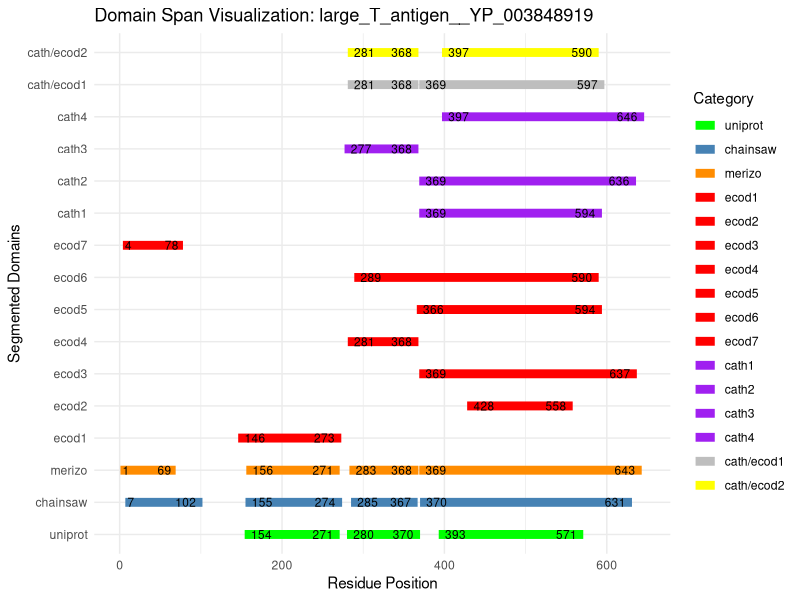
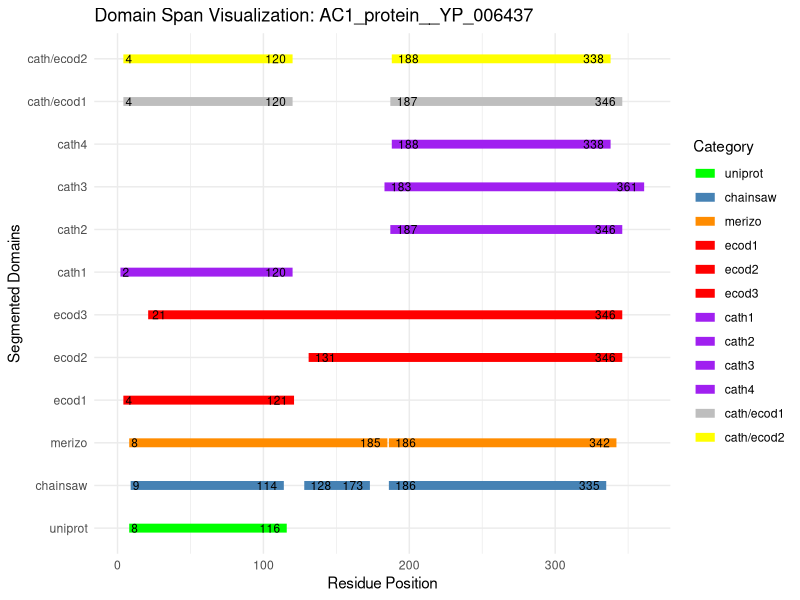
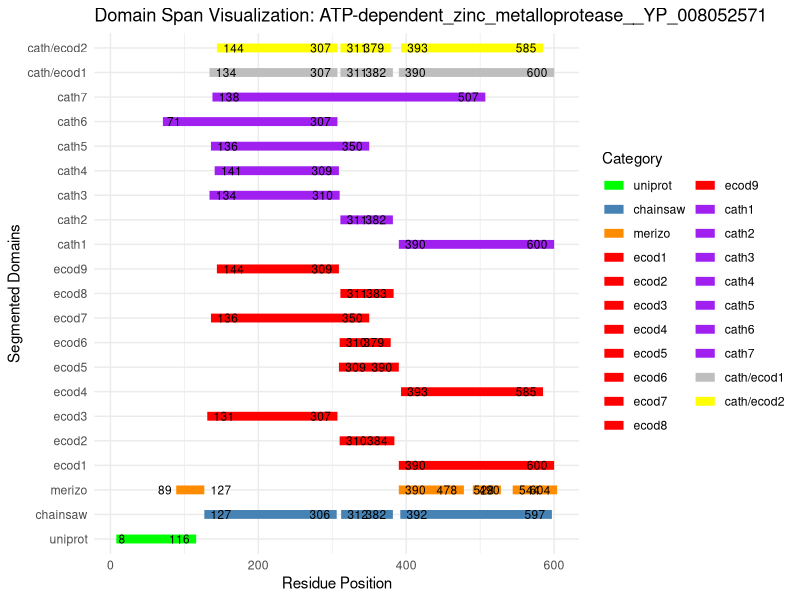
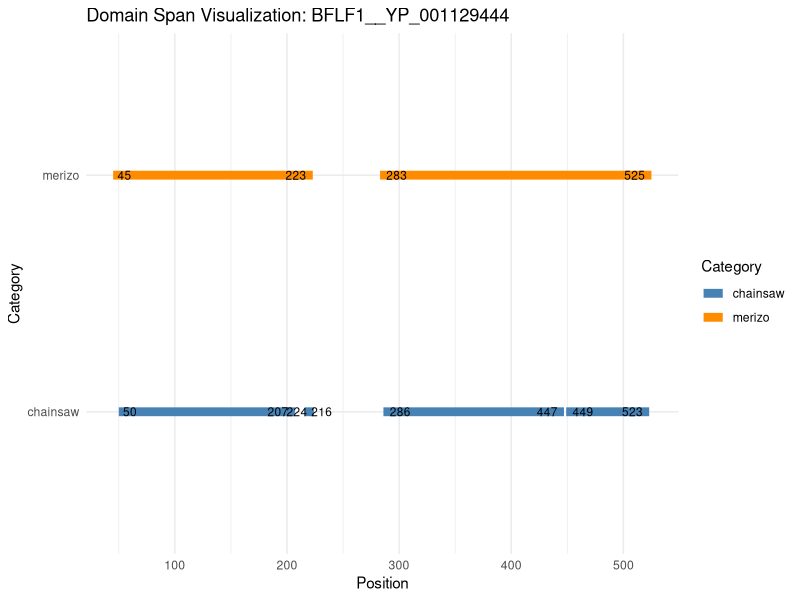

R code for these plots, in order:
## ---- chunk 1
# Load necessary libraries
library(ggplot2)

## ---- chunk 2
# large_T_antigen__YP_003848919__Human_polyomavirus_6__746830.pdb

# Define span data
chainsaw_spans <- data.frame(Category = 'chainsaw', Start = c(7, 155, 285, 370), End = c(102, 274, 367, 631))
merizo_spans <- data.frame(Category = 'merizo', Start = c(1, 156, 283, 369), End = c(69, 271, 368, 643))
uniprot_spans <- data.frame(Category = 'uniprot', Start = c(154, 280, 393), End = c(271, 370, 571))
ecod_spans <- data.frame(Category = paste0('ecod', 1:7), Start = c(146, 428, 369, 281, 366, 289, 4), End = c(273, 558, 637, 368, 594, 590, 78))
cath_spans <- data.frame(Category = paste0('cath', 1:4), Start = c(369, 369, 277, 397), End = c(594, 636, 368, 646))
cath_ecod_spans2 <- data.frame(Category = 'cath/ecod2', Start = c(281,397), End = c(368,590))
cath_ecod_spans1 <- data.frame(Category = 'cath/ecod1', Start = c(281,369 ), End = c(368,597))

# Combine all data
all_spans <- rbind(uniprot_spans, chainsaw_spans, merizo_spans, ecod_spans, cath_spans, cath_ecod_spans1, cath_ecod_spans2)

all_spans$Category <- factor(all_spans$Category, 
                             levels = c('uniprot', 'chainsaw', 'merizo', 
                                        paste0('ecod', 1:7), paste0('cath', 1:4), 'cath/ecod1', 'cath/ecod2'))

# Define colors for each category
colors <- c(
  'chainsaw' = 'steelblue',
  'merizo' = 'darkorange',
  'uniprot' = 'green',
  'ecod1' = 'red', 'ecod2' = 'red', 'ecod3' = 'red', 'ecod4' = 'red', 'ecod5' = 'red', 'ecod6' = 'red', 'ecod7' = 'red',
  'cath1' = 'purple', 'cath2' = 'purple', 'cath3' = 'purple', 'cath4' = 'purple',
  'cath/ecod1' = 'gray',
  'cath/ecod2' = 'yellow'
)



# Plot the data
ggplot(all_spans, aes(x = Start, xend = End, y = Category, yend = Category, color = Category)) +
  geom_segment(size = 3) +
  geom_text(aes(label = Start, x = Start), hjust = -0.3, color = 'black', size = 3) +
  geom_text(aes(label = End, x = End), hjust = 1.3, color = 'black', size = 3) +
  scale_color_manual(values = colors) +
  theme_minimal() +
  labs(title = 'Domain Span Visualization: large_T_antigen__YP_003848919',
       x = 'Residue Position',
       y = 'Segmented Domains')


## ---- chunk 3
#AC1_protein__YP_006437__Papaya_leaf_curl_Guandong_virus__271479.pdb (acvd)

chainsaw_spans <- data.frame(Category = 'chainsaw', Start = c(9, 128, 186), End = c(114, 173, 335))
merizo_spans <- data.frame(Category = 'merizo', Start = c(8, 186), End = c(185, 342))
uniprot_spans <- data.frame(Category = 'uniprot', Start = c(8), End = c(116))
ecod_spans <- data.frame(Category = paste0('ecod', 1:3), Start = c(4, 131, 21), End = c(121, 346, 346))
cath_spans <- data.frame(Category = paste0('cath', 1:4), Start = c(2, 187, 183, 188), End = c(120, 346, 361, 338))
cath_ecod_spans2 <- data.frame(Category = 'cath/ecod2', Start = c(4,188), End = c(120,338))
cath_ecod_spans1 <- data.frame(Category = 'cath/ecod1', Start = c(4,187 ), End = c(120, 346))

# Combine all data
all_spans <- rbind(uniprot_spans, chainsaw_spans, merizo_spans, ecod_spans, cath_spans, cath_ecod_spans1, cath_ecod_spans2)

all_spans$Category <- factor(all_spans$Category, 
                             levels = c('uniprot', 'chainsaw', 'merizo', 
                                        paste0('ecod', 1:3 ), paste0('cath', 1:4), 'cath/ecod1', 'cath/ecod2'))

colors <- c(
  'chainsaw' = 'steelblue',
  'merizo' = 'darkorange',
  'uniprot' = 'green',
  'ecod1' = 'red', 'ecod2' = 'red', 'ecod3' = 'red', 'ecod4' = 'red', 'ecod5' = 'red', 'ecod6' = 'red', 'ecod7' = 'red',
  'cath1' = 'purple', 'cath2' = 'purple', 'cath3' = 'purple', 'cath4' = 'purple',
    'cath/ecod1' = 'gray',
  'cath/ecod2' = 'yellow'
)

# Plot the data
ggplot(all_spans, aes(x = Start, xend = End, y = Category, yend = Category, color = Category)) +
  geom_segment(size = 3) +
  geom_text(aes(label = Start, x = Start), hjust = -0.3, color = 'black', size = 3) +
  geom_text(aes(label = End, x = End), hjust = 1.3, color = 'black', size = 3) +
  scale_color_manual(values = colors) +
  theme_minimal() +
  labs(title = 'Domain Span Visualization: AC1_protein__YP_006437',
       x = 'Residue Position',
       y = 'Segmented Domains')
## ---- chunk 4
# ATP-dependent_zinc_metalloprotease__YP_008052571__Phaeocystis_globosa_virus__251749.pdb (afzm)

chainsaw_spans <- data.frame(Category = 'chainsaw', Start = c(127, 312, 392), End = c(306, 382, 597))
merizo_spans <- data.frame(Category = 'merizo', Start = c(127, 390, 490, 544), End = c(89, 478, 528, 604)) ##THERE IS A DISCONTINUOUS DOMAIN HERE
uniprot_spans <- data.frame(Category = 'uniprot', Start = c(8), End = c(116))
ecod_spans <- data.frame(Category = paste0('ecod', 1:9), Start = c(390, 310, 131, 393, 309, 310, 136, 311, 144), End = c(600, 384, 307, 585, 390, 379, 350, 383, 309))
cath_spans <- data.frame(Category = paste0('cath', 1:7), Start = c(390, 311, 134, 141, 136, 71, 138), End = c(600, 382, 310, 309, 350, 307, 507))

cath_ecod_spans2 <- data.frame(Category = 'cath/ecod2', Start = c(144, 311, 393), End = c(307,379,585))
cath_ecod_spans1 <- data.frame(Category = 'cath/ecod1', Start = c(134,311,390), End = c(307,382,600))

# Combine all data
all_spans <- rbind(uniprot_spans, chainsaw_spans, merizo_spans, ecod_spans, cath_spans, cath_ecod_spans1, cath_ecod_spans2)

all_spans$Category <- factor(all_spans$Category, 
                             levels = c('uniprot', 'chainsaw', 'merizo', 
                                        paste0('ecod', 1:9 ), paste0('cath', 1:7), 'cath/ecod1', 'cath/ecod2'))

colors <- c(
  'chainsaw' = 'steelblue',
  'merizo' = 'darkorange',
  'uniprot' = 'green',
  'ecod1' = 'red', 'ecod2' = 'red', 'ecod3' = 'red', 'ecod4' = 'red', 'ecod5' = 'red', 'ecod6' = 'red', 'ecod7' = 'red', 'ecod8' = 'red',  'ecod9' = 'red',
  'cath1' = 'purple', 'cath2' = 'purple', 'cath3' = 'purple', 'cath4' = 'purple',  'cath5' = 'purple', 'cath6' = 'purple', 'cath7' = 'purple',
      'cath/ecod1' = 'gray',
  'cath/ecod2' = 'yellow'
  
)

# Plot the data
ggplot(all_spans, aes(x = Start, xend = End, y = Category, yend = Category, color = Category)) +
  geom_segment(size = 3) +
  geom_text(aes(label = Start, x = Start), hjust = -0.3, color = 'black', size = 3) +
  geom_text(aes(label = End, x = End), hjust = 1.3, color = 'black', size = 3) +
  scale_color_manual(values = colors) +
  theme_minimal() +
  labs(title = 'Domain Span Visualization: ATP-dependent_zinc_metalloprotease__YP_008052571',
       x = 'Residue Position',
       y = 'Segmented Domains')
## ---- chunk 5
#BFLF1__YP_001129444 (agrk)
#Note: CATH and ECOD did not generate any domains with z-score > 8, so none of these are plotted
# also no domains identified by uniprot

chainsaw_spans <- data.frame(Category = 'chainsaw', Start = c(50, 216, 449, 286), End = c(207, 224, 523, 447)) #THERE IS A DISCONTINUOUS DOMAIN HERE
merizo_spans <- data.frame(Category = 'merizo', Start = c(45, 283), End = c(223, 525))
                           
 
# Combine all data
all_spans <- rbind(chainsaw_spans, merizo_spans)

all_spans$Category <- factor(all_spans$Category, 
                             levels = c( 'chainsaw', 'merizo'))

colors <- c(
  'chainsaw' = 'steelblue',
  'merizo' = 'darkorange'
)

# Plot the data
ggplot(all_spans, aes(x = Start, xend = End, y = Category, yend = Category, color = Category)) +
  geom_segment(size = 3) +
  geom_text(aes(label = Start, x = Start), hjust = -0.3, color = 'black', size = 3) +
  geom_text(aes(label = End, x = End), hjust = 1.3, color = 'black', size = 3) +
  scale_color_manual(values = colors) +
  theme_minimal() +
  labs(title = 'Domain Span Visualization: BFLF1__YP_001129444 ',
       x = 'Position',
       y = 'Category')
